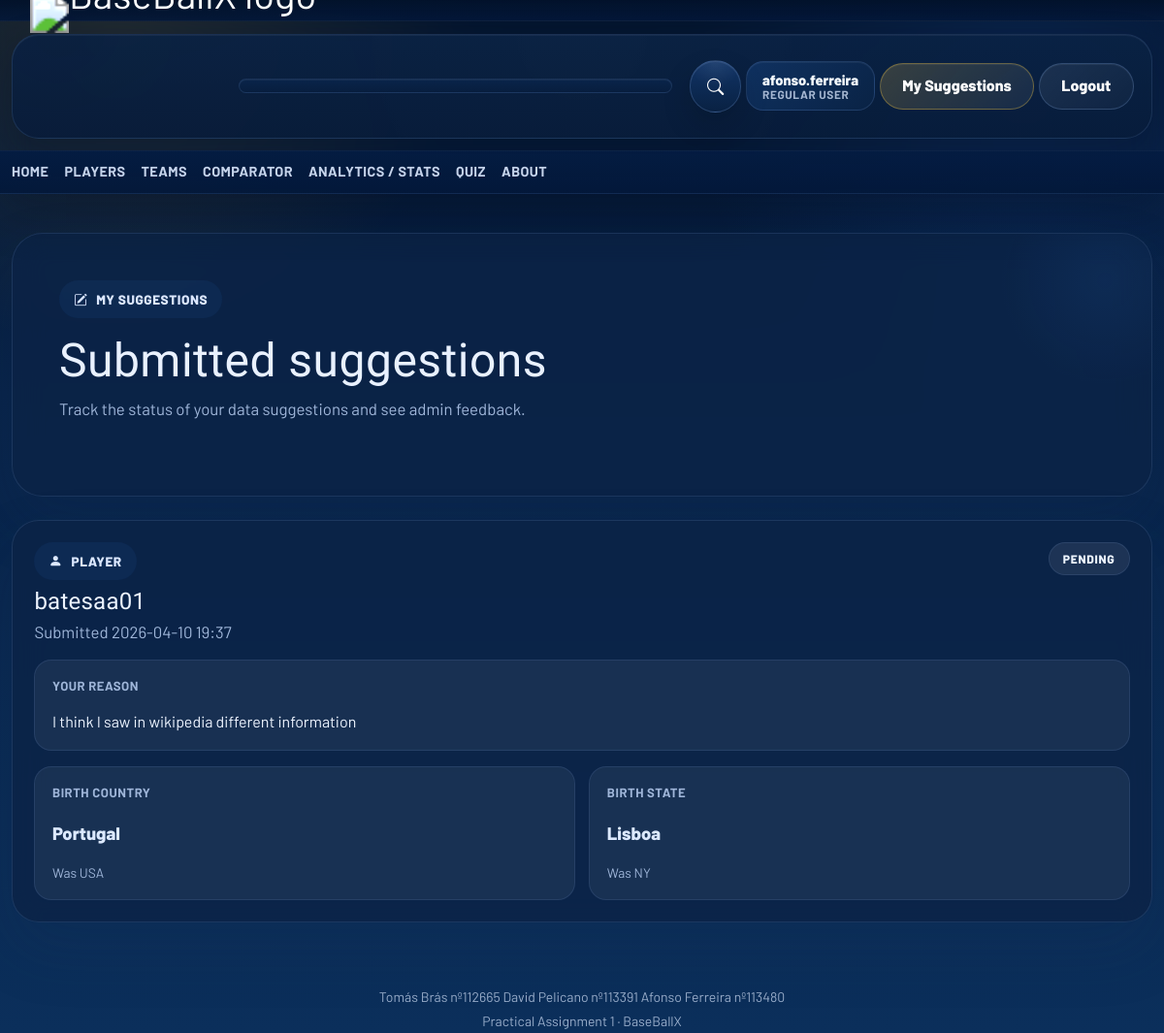
Page /suggestions/mine/ (signed in) on the committed database.
### baseball/models.py (models this page shows, shortened)
class DataSuggestion(models.Model):
    ENTITY_PLAYER = "player"
    ENTITY_TEAM = "team"
    ENTITY_CHOICES = [
        (ENTITY_PLAYER, "Player"),
        (ENTITY_TEAM, "Team"),
    ]
    STATUS_PENDING = "pending"
    STATUS_APPROVED = "approved"
    STATUS_REJECTED = "rejected"
    STATUS_CHOICES = [
        (STATUS_PENDING, "Pending"),
        (STATUS_APPROVED, "Approved"),
        (STATUS_REJECTED, "Rejected"),
    ]
    entity_type = models.CharField(max_length=16, choices=ENTITY_CHOICES)
    entity_id = models.CharField(max_length=64)
    entity_year = models.PositiveIntegerField(null=True, blank=True)
    submitted_by = models.ForeignKey(
        settings.AUTH_USER_MODEL,
        on_delete=models.CASCADE,
        related_name="data_suggestions",
    )
    reason = models.TextField(blank=True)
    status = models.CharField(max_length=16, choices=STATUS_CHOICES, default=STATUS_PENDING)
    submitted_at = models.DateTimeField(auto_now_add=True)
    reviewed_at = models.DateTimeField(null=True, blank=True)
    reviewed_by = models.ForeignKey(
        settings.AUTH_USER_MODEL,
        on_delete=models.SET_NULL,
        null=True,
        blank=True,
        related_name="reviewed_data_suggestions",
    )
    review_note = models.TextField(blank=True)
    class Meta:
        ordering = ["-submitted_at"]
    @property
    def entity_url(self):
        if self.entity_type == self.ENTITY_PLAYER:
            return reverse("player_detail", args=[self.entity_id])

class DataSuggestionChange(models.Model):
    suggestion = models.ForeignKey(
        DataSuggestion,
        on_delete=models.CASCADE,
        related_name="changes",
    )
    field_key = models.CharField(max_length=64)
    old_value = models.TextField(blank=True)
    new_value = models.TextField(blank=True)
    class Meta:
        ordering = ["id"]

### baseball/views/suggestions.py (the view)
# urls.py: path('suggestions/mine/', views.my_suggestions_view, name='my_suggestions'),
def my_suggestions_view(request):
    if not request.user.is_authenticated:
        from django.shortcuts import redirect as _redirect
        return _redirect("login")
    queryset = (
        DataSuggestion.objects
        .filter(submitted_by=request.user)
        .prefetch_related("changes")
    )
    suggestions = []
    for suggestion in queryset:
        specs = get_field_specs(suggestion.entity_type)
        changes = []
        for change in suggestion.changes.all():
            spec = specs.get(change.field_key, {})
            changes.append(
                {
                    "label": spec.get("label", change.field_key),
                    "old_display": display_field_value(suggestion.entity_type, change.field_key, change.old_value),
                    "new_display": display_field_value(suggestion.entity_type, change.field_key, change.new_value),
                }
            )
        suggestion.display_changes = changes
        suggestions.append(suggestion)
    return render(request, "my_suggestions.html", {"suggestions": suggestions})

### baseball/compare_selection.py (called while the page is built, shortened)
def get_compare_selection(request):
    raw = request.session.get(COMPARE_SELECTION_SESSION_KEY, {})
    selection_type = raw.get("type")
    items = []
    if not items:
        selection_type = None
    return {
        "type": selection_type,
        "items": items,
        "count": len(items),
        "is_full": len(items) == 2,
        "comparator_url": reverse("compare_players"),
    }

### baseball/context_processors.py (called while the page is built, shortened)
def header_teams(request):
    try:
        teams = get_header_teams()
    except Exception:
        teams = []
    return {"header_teams": teams}

def header_leagues(request):
    try:
        leagues = get_header_leagues_graph()
    except Exception:
        leagues = []
    return {"header_leagues": leagues}

def compare_selection(request):
    return {"compare_selection": get_compare_selection(request)}

def auth_forms(request):
    if request.user.is_authenticated:
        return {}

### baseball/edit_service.py (called while the page is built)
def get_field_specs(entity_type):
    return FIELD_SPECS.get(entity_type, OrderedDict())

def display_field_value(entity_type, field_key, value):
    spec = get_field_specs(entity_type).get(field_key)
    if not spec:
        return str(value or "")
    if value in (None, ""):
        return "N/A"
    if spec["type"] == "choice":
        return dict(spec.get("choices", [])).get(value, value)
    if spec["type"] == "integer":
        try:
            return f"{int(value):,}"
        except (TypeError, ValueError):
            return str(value)
    return str(value)

### baseball/sparql_queries/base.py (called while the page is built)
def run_query(query):
    sparql = SPARQLWrapper(ENDPOINT)
    sparql.setQuery(query)
    sparql.setReturnFormat(JSON)
    results = sparql.query().convert()
    return results["results"]["bindings"]

### baseball/sparql_queries/leagues.py (called while the page is built, shortened)
def get_header_leagues_graph():
    query = """
    PREFIX bb: <http://baseball.ws.pt/>

    SELECT DISTINCT ?league
    WHERE {
        ?team a bb:Team ;
              bb:lgID ?league .
        FILTER(STRLEN(STR(?league)) > 0)
    }
    ORDER BY ?league
    """
    leagues = []
    return sorted(leagues, key=lambda league: (league["sort_order"], league["code"]))

### templates/my_suggestions.html (shortened to what this page needs)
{% extends "base.html" %}
{% block content %}
<section class="hero-panel mb-4 suggestions-page-hero">
    <div class="page-header">
        <div>
            <span class="eyebrow">
                <i class="bi bi-pencil-square"></i>
                My suggestions
            </span>
            <h1 class="page-title">Submitted suggestions</h1>
            <p class="section-copy mb-0">
                Track the status of your data suggestions and see admin feedback.
            </p>
        </div>
    </div>
</section>
<section class="entity-review-list">
    {% for suggestion in suggestions %}
        <article class="feature-card entity-review-card">
            <div class="entity-review-head">
                <div>
                    <span class="eyebrow">
                        <i class="bi {% if suggestion.entity_type == 'player' %}bi-person-fill{% else %}bi-shield-fill{% endif %}"></i>
                        {{ suggestion.get_entity_type_display }}
                    </span>
                    <h2 class="feature-title h4 mb-1 mt-2">
                        <a href="{{ suggestion.entity_url }}" class="entity-review-link">{{ suggestion.entity_id }}</a>
                    </h2>
                    <p class="muted-copy mb-0">
                        Submitted {{ suggestion.submitted_at|date:"Y-m-d H:i" }}
                    </p>
                </div>
                <span class="compare-winner-pill{% if suggestion.status == 'approved' %} winner-1{% elif suggestion.status == 'rejected' %} tie{% endif %}">
                    {{ suggestion.get_status_display }}
                </span>
            </div>
            {% if suggestion.reason %}
                <div class="entity-review-reason">
                    <span class="stat-label">Your reason</span>
                    <p class="mb-0">{{ suggestion.reason }}</p>
                </div>
            {% endif %}
            <div class="entity-review-change-grid">
                {% for change in suggestion.display_changes %}
                    <div class="entity-review-change-card">
                        <span class="stat-label">{{ change.label }}</span>
                        <strong class="stat-value">{{ change.new_display }}</strong>
                        <span class="compare-aside-detail">Was {{ change.old_display }}</span>
                    </div>
                {% endfor %}
            </div>
        </article>
    {% empty %}
        <section class="data-panel empty-state">
            <i class="bi bi-inbox"></i>
            You haven't submitted any suggestions yet.
        </section>
    {% endfor %}
</section>
{% endblock %}

### templates/base.html (shortened to what this page needs)
{% load static %}
<!DOCTYPE html>
<html lang="en">
<head>
    <link href="https://cdn.jsdelivr.net/npm/bootstrap@5.3.0/dist/css/bootstrap.min.css" rel="stylesheet">
    <link href="https://cdn.jsdelivr.net/npm/bootstrap-icons@1.10.5/font/bootstrap-icons.css" rel="stylesheet">
    <link rel="stylesheet" href="{% static 'baseball/style.css' %}">
</head>
<body class="{% block body_class %}{% endblock %}" data-compare-selection-url="{% url 'compare_selection' %}">
    <div class="site-shell">
        <header class="portal-header">
            <div class="top-club-bar">
                <div class="container portal-container top-club-inner">
                </div>
            </div>
            <div class="container portal-container">
                <nav class="portal-nav">
                    <div class="portal-brand-wrap">
                        <a class="portal-brand" href="{% url 'home' %}">
                            <img src="{% static 'logo.png' %}" alt="BaseBallX logo" class="brand-logo brand-logo-standalone">
                        </a>
                        <div class="portal-leagues d-none d-lg-flex">
                        </div>
                    </div>
                    <div class="portal-actions">
                        <div class="portal-search" data-search-url="{% url 'portal_search' %}" data-players-url="{% url 'players' %}">
                            <button type="button" class="icon-circle-link portal-search-link js-portal-search-toggle" aria-label="Open search" aria-expanded="false">
                                <i class="bi bi-search"></i>
                            </button>
                        </div>
                        {% if request.user.is_authenticated %}
                            <span class="portal-user-chip">
                                <strong>{{ request.user.username }}</strong>
                                <span>{% if request.user.is_staff %}Administrator{% else %}Regular user{% endif %}</span>
                            </span>
                            {% if request.user.is_staff %}
                                <a href="{% url 'suggestions_review' %}" class="portal-cta{% if request.resolver_match.url_name == 'suggestions_review' %} portal-cta-accent{% endif %}">Suggestions</a>
                            {% else %}
                                <a href="{% url 'my_suggestions' %}" class="portal-cta{% if request.resolver_match.url_name == 'my_suggestions' %} portal-cta-accent{% endif %}">My Suggestions</a>
                            {% endif %}
                            <a href="{% url 'logout' %}" class="portal-cta">Logout</a>
                        {% else %}
                            <a href="{% url 'login' %}" class="portal-cta" data-auth-modal-open="login">Login</a>
                            <a href="{% url 'register' %}" class="portal-cta portal-cta-accent" data-auth-modal-open="register">Register</a>
                        {% endif %}
                    </div>
                </nav>
            </div>
            <div class="subnav-bar">
                <div class="container portal-container subnav-inner">
                    <a href="{% url 'home' %}" class="subnav-link{% if request.resolver_match.url_name == 'home' %} active{% endif %}">Home</a>
                    <a href="{% url 'players' %}" class="subnav-link">Players</a>
                    <a href="{% url 'teams' %}" class="subnav-link">Teams</a>
                    <a href="{% url 'compare_players' %}" class="subnav-link{% if request.resolver_match.url_name == 'compare_players' %} active{% endif %}">Comparator</a>
                    <a href="{% url 'analytics' %}" class="subnav-link">Analytics / Stats</a>
                    <a href="{% url 'quiz' %}" class="subnav-link{% if request.resolver_match.url_name == 'quiz' %} active{% endif %}">Quiz</a>
                    <a href="{% url 'about' %}" class="subnav-link{% if request.resolver_match.url_name == 'about' %} active{% endif %}">About</a>
                </div>
            </div>
        </header>
        <div class="container portal-container">
            {% block content %}{% endblock %}
            <footer class="site-footer text-center mt-5 pt-3">
                <small>Tomás Brás nº112665  David Pelicano nº113391  Afonso Ferreira nº113480</small><br>
                <small>Practical Assignment 1 · BaseBallX</small>
            </footer>
        </div>
    </div>
</body>
</html>

### baseball/static/baseball/css/overrides.css (style rules this page uses)
.feature-card, .data-panel, .hero-panel { border-color: rgba(136, 174, 232, 0.14); background: rgba(12, 36, 71, 0.8); color: #e9f1ff; }
.hero-copy, .section-copy, .muted-copy, .hint-app, .stat-label, .hero-stat-label { color: #9fb6d9; }
.eyebrow { background: rgba(29, 79, 145, 0.16); color: #dbe7ff; }
.compare-score-item, .compare-tab-button, .compare-winner-pill, .compare-aside-item, .compare-best-side { background: rgba(255, 255, 255, 0.08); border-color: rgba(136, 174, 232, 0.12); color: #edf4ff; }
.compare-score-label, .compare-card-footnote, .compare-metric-note, .compare-delta-copy, .compare-aside-label, .compare-aside-detail, .compare-best-player, .compare-best-detail { color: #9fb6d9; }
.site-footer { color: rgba(220, 233, 255, 0.68); }

### rows in the picture
DataSuggestion: entity_type "PLAYER", entity_id "batesaa01", submitted_at "2026-04-10 19:37", status "PENDING", reason "I think I saw in wikipedia different information", label "BIRTH COUNTRY" "BIRTH STATE"
DataSuggestionChange: new_display "Portugal", old_display "USA"
DataSuggestionChange: new_display "Lisboa", old_display "NY"

### other values in the picture
{{ request.user.username }} "afonso.ferreira"
